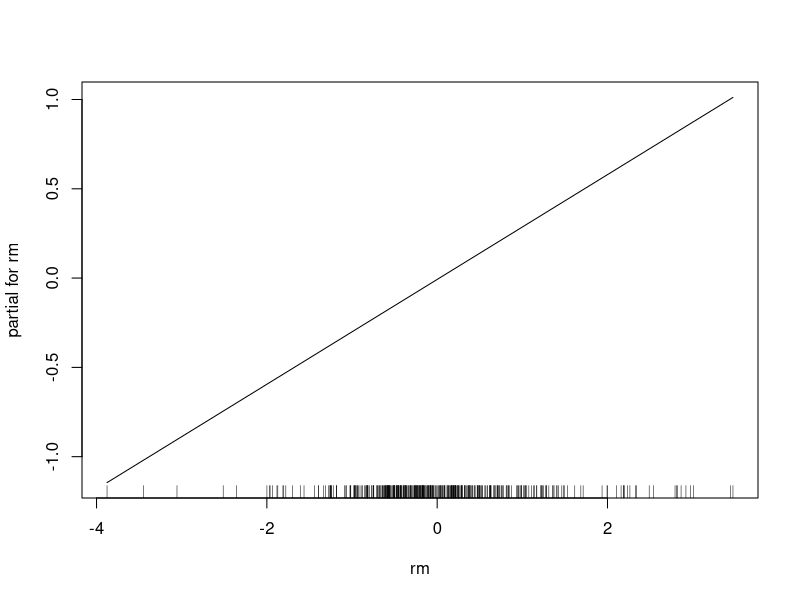
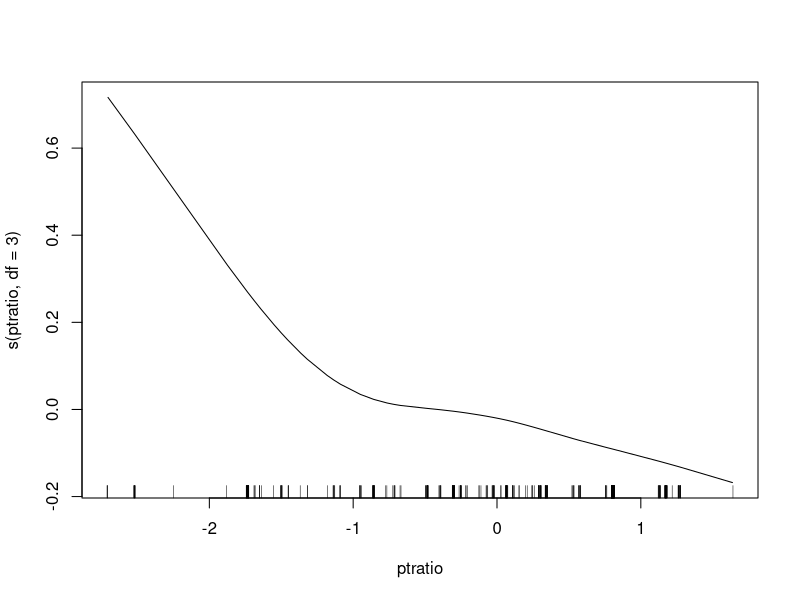
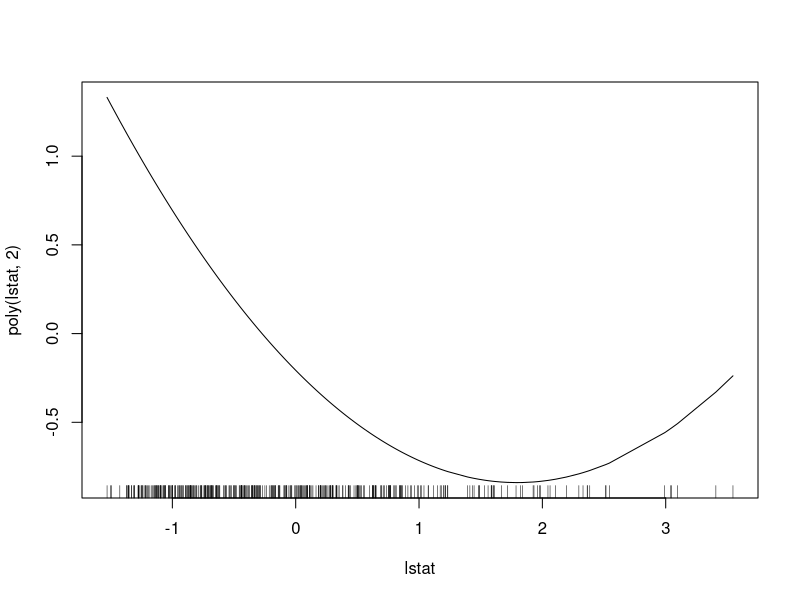

Recreate these plots in R, in order.
# b
library(MASS)
library(gam)

str(Boston)
set.seed(1)

boston <- scale(Boston, center = T, scale = T)

train.ind = sample(1:nrow(boston), 0.8 * nrow(boston))
boston.train = data.frame(boston[train.ind, ])
boston.test = data.frame(boston[-train.ind, ])

gam_model <- gam(medv ~ rm + s(ptratio, df = 3) + poly(lstat, 2), data = boston.train)

plot(gam_model)
